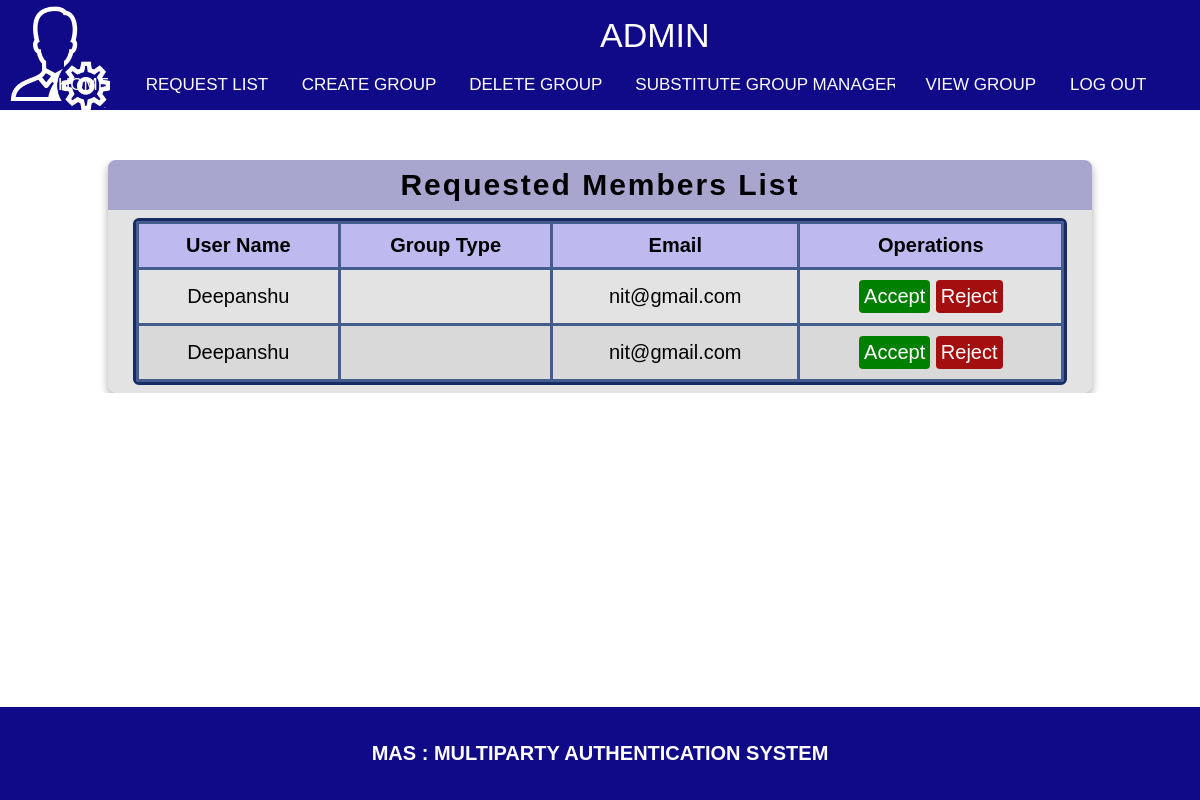
The page /create_group/gm_request.php on the database its author committed.
### tables this page shows
CREATE TABLE `requests` (
  `request_from` varchar(255) NOT NULL,
  `request_to` varchar(255) NOT NULL,
  `message` varchar(255) NOT NULL,
  `r_status` varchar(255) NOT NULL,
  `request_id` varchar(255) NOT NULL,
  `group_type` varchar(255) NOT NULL
);

CREATE TABLE `user` (
  `first_name` varchar(255) NOT NULL,
  `middle_name` varchar(255) NOT NULL,
  `last_name` varchar(255) NOT NULL,
  `dob` varchar(20) NOT NULL,
  `email` varchar(255) NOT NULL,
  `email_alt` varchar(255) NOT NULL,
  `contact` varchar(10) NOT NULL,
  `user_id` varchar(255) NOT NULL,
  `question_1` varchar(255) NOT NULL,
  `answer_1` varchar(255) NOT NULL,
  `question_2` varchar(255) NOT NULL,
  `answer_2` varchar(255) NOT NULL,
  `question_3` varchar(255) NOT NULL,
  `answer_3` varchar(255) NOT NULL,
  `secret` varchar(255) NOT NULL,
  `photo_location` varchar(255) NOT NULL,
  `doj` varchar(255) NOT NULL,
  `activity_status` varchar(255) NOT NULL DEFAULT 'active',
  `login_status` varchar(255) NOT NULL,
  `login_time` varchar(255) NOT NULL
);

### create_group/gm_request.php (the view, shortened to what this page needs)
<!DOCTYPE html>
<html lang="en">
<head>
    <link rel="stylesheet" href="../css/gm_request.css" />
    <link rel="stylesheet" href="https://cdnjs.cloudflare.com/ajax/libs/font-awesome/4.7.0/css/font-awesome.min.css" />
</head>
<body>
    <header class="header">
        <p class="hello">ADMIN</p>
        <nav class="navbar">
            <ul class="navbar-list">
                <li>
                    <a class="navbar-link" href="../admin_home_page.php">Home</a>
                </li>
                <li>
                    <a class="navbar-link" href="../create_group/gm_request.php">Request List</a>
                </li>
                <li>
                    <a class="navbar-link" href="select_member.php">Create Group</a>
                </li>
                <li>
                    <a class="navbar-link" href="../delete_group/grp_deletion.php">Delete Group</a>
                </li>
                <li>
                    <a class="navbar-link" href="../substitute_group_manager/substitute_gm.php">Substitute Group
                        Manager</a>
                </li>
                <li>
                    <a class="navbar-link" href="../view_group/vg_option.php">View Group</a>
                </li>
                <li>
                    <a class="navbar-link" href="../index.php">Log Out</a>
                </li>
            </ul>
        </nav>
    </header>
    <div class="table_data">
        <main class="table">
            <section class="table__header">
                <h1>Requested Members List</h1>
            </section>
            <section class="table__body">
                <table>
                    <thead class="table_attribute">
                        <tr>
                            <th>User Name</th>
                            <th>Group Type</th>
                            <th>Email</th>
                            <th>Operations</th>
                        </tr>
                    </thead>
                    <tbody>
                        <?php
                        include("../connection.php");
                        $query = "SELECT * FROM requests JOIN user ON requests.request_from = user.user_id where r_status = 'p' ";
                        $data = mysqli_query($con, $query);
                        $total = mysqli_num_rows($data);
                        if ($total != 0) {
                            while ($result = mysqli_fetch_assoc($data)) {
                                $username = $result['first_name'] . " " . $result['middle_name'] . " " .  $result['last_name'];
                                $groupType = $result['group_type'];
                                $email = $result['email'];
                                echo "
<tr>
<td>$username </td>
<td>$groupType</td>
    <td>$email</td>
    <td>
        <div class='container'>
                        <button onclick='accepted()' class='accept_button'><a href='gm_request_accepted.php?rid={$result['request_id']}&uid={$result['request_from']}&gt={$result['group_type']}'>Accept</a></button>
                        <button onclick='rejected()' class='reject_button'><a href='rejected.php?rid={$result['request_id']}'>Reject</a></button>
    </div>
    </td>
    </tr>";
                            }
                        } else {
                            echo '<script>
    alert("No More Requests Found !!")
    </script>';
                        }
                        ?>
                    </tbody>
                </table>
            </section>
        </main>
    </div>
    <footer>
        <p>MAS : MULTIPARTY AUTHENTICATION SYSTEM</p>
    </footer>
</body>
</html>

### css/gm_request.css (style rules this page uses)
* { padding: 0; margin: 0; box-sizing: border-box; text-align: center; font-family: sans-serif; overflow: hidden; white-space: nowrap; font-size: 20px; }
.table_data { min-height: auto; display: flex; justify-content: center; align-items: center; margin-top: 50px; }
main.table { width: 82vw; background:rgb(227 227 227);; height: auto; backdrop-filter: blur(7px); box-shadow: 0 .4rem .8rem #0005; border-radius: .8rem; overflow: hidden; }
.table__header { width: 100%; height: 10%; background-color: rgb(103 98 185 / 48%); padding: .8rem 1rem; display: flex; justify-content: center; align-items: center; font: bold; font-size: 2.5em; font-family: serif; letter-spacing: 0.2rem; }
.table__body { width: 95%; border: 3px solid rgb(22, 44, 98); margin: .8rem auto; border-radius: .6rem; overflow: auto; }
table { width: 100%; }
table, th, td { border: 3px solid rgb(69 92 143); border-collapse: collapse; padding: 1rem; text-align: center; }
thead th { position: sticky; top: 0; left: 0; background-color: #bebbf0fe; cursor: pointer; text-transform: capitalize; }
tbody tr:nth-child(even) { background-color: #0000000b; }
tbody tr { --delay: .1s; transition: .5s ease-in-out var(--delay), background-color 0s; }
tbody tr td, tbody tr td p, tbody tr td img { transition: .2s ease-in-out; }
.table_attribute { font-size: 1.2rem; color: black; background-color: rgb(227, 19, 19); }
h1 { font-size: 30px; font-weight: bold; }
html { font-size: 62.5%; overflow-x: hidden; }
body { overflow-x: hidden; }
.header { padding: 0 4.8rem; height: 11rem; display: flex; justify-content: space-between; align-items: end; background-color: #100a89; }
.navbar-list { display: flex; gap: 2rem; list-style: none; }
.navbar-link:link { display: inline-block; text-transform: uppercase; text-decoration: none; font-size: 1.7rem; font-weight: 500; transition: all 0.3s; padding: 10px; color: white; }
nav ul { list-style-type: none; padding: 0; margin: 0; white-space: nowrap; overflow: hidden; }
nav li { float: left; }
nav li a { display: block; color: white; text-align: center; padding: 14px 16px; text-decoration: none; }
a { text-decoration: none; }
footer { text-align: center; padding: 35px; width: 100%; bottom: 0; position: fixed; color: white; font-weight: bold; background-color: #100a89; }
.hello { color: white; font-size: 34px; font-style: bold; position: fixed; top: 2%; left:50%; }
.table__body { max-height: 350px; }
button { padding: 5px 5px; border: none; border-radius: 4px; cursor: pointer; }
.table__body button a { color: white; }
.container .accept_button { background-color: green; }
.container .reject_button { background-color: #a40e0e;; }

### rows shown on the page
requests: user.first_name+middle_name+last_name "Deepanshu", user.email "nit@gmail.com"
requests: user.first_name+middle_name+last_name "Deepanshu", user.email "nit@gmail.com"
